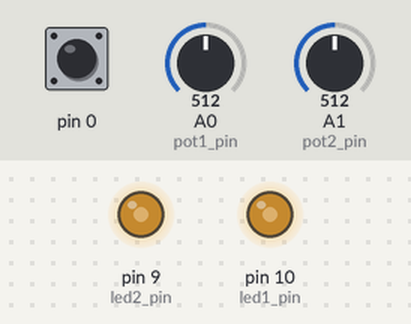
A sketch run on a simulated Arduino Uno, built with avr-gcc and run on an emulated ATmega328P. Shown: output pins drawn as LEDs (lit = HIGH). The inputs (shaded band) are chosen by the test bench; at power-on: A0 (pot1_pin) = 512, A1 (pot2_pin) = 512, pin 0 HIGH.

Above: at 1.2 s.
1.3 s: A0 (pot1_pin) set to 0
At 2.5 s:
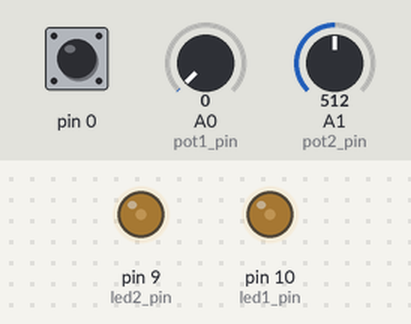
2.8 s: A1 (pot2_pin) set to 1023
5.8 s: A0 (pot1_pin) set to 511
At 6.6 s:
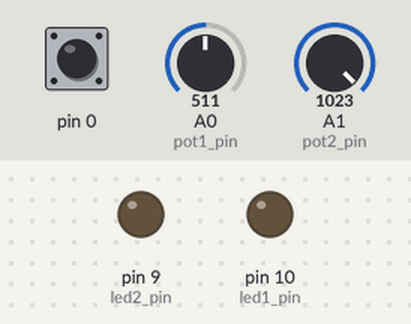
8.8 s: A1 (pot2_pin) set to 716
At 9.7 s:
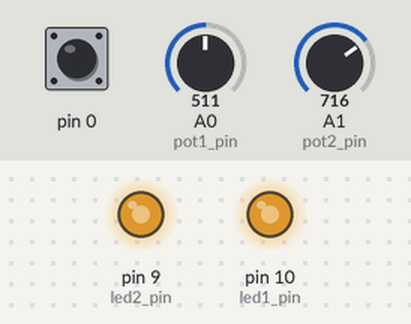
11.8 s: A1 (pot2_pin) set to 511
At 14.18 s:
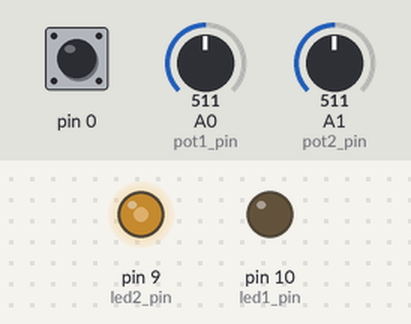
14.8 s: A1 (pot2_pin) set to 122
Timing chart, 0 to 18.8 s (numbered marks = the images above; inputs shaded):
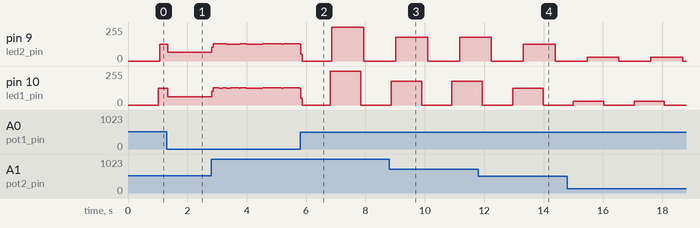

The sketch:

Class_2-2b-pots_with_LEDs_and_print.ino.ino
```cpp
//Have the LEDs turn on and off with the rate from one put and the brightness from another

int led1_pin =  10;  // The pin for LED1
int led1_state = 0;  // The state of LED1

int led2_pin =  9;  // The LED2 pin
int led2_state = 0;

unsigned long  previous_time1 = 0;  // will store the last time LED1 was updated
unsigned long  previous_time2 = 0;  // will store the last time LED2 was updated
unsigned long  previous_time3;

unsigned long current_time;

unsigned long interval1 = 500;  //the interval that LED1 will change
unsigned long interval2 = 500;  //the interval that LED2 will change

int button_pin; //pin one side of the button is connected to
int button_state; //where we will store if the reading on the pin is high or low.

int pot1_value; // where we'll store the reading
int pot1_pin = A0;

int pot2_value;
int pot2_pin = A1;

void setup() {
  // set both LED pins as output:
  pinMode(led1_pin, OUTPUT);
  pinMode(led2_pin, OUTPUT);
  pinMode(button_pin, INPUT_PULLUP);
  //analogRead pins don't need to be setup

}

void loop()
{
  current_time = millis();

  button_state = digitalRead(button_pin); //if the button is not being pressed it will read HIGH. if it pressed it will read LOW

  pot1_value = analogRead(A0); //Read the analog voltage at pin A0. Returns 0 for 0 volts and 1023 for the max voltage (3.3V)
  interval1 = pot1_value * 2;
  interval2 = pot1_value * 2.1;

  //The analog read value is 0-1024 but analogWrite is 0-255 so we can divide by 4 to get 0-255..
  //pot2_value = analogRead(A1) / 4;
  //...or we can map and not worry about any mat or remebering about bits
  // https://www.arduino.cc/reference/en/language/functions/math/map/
  pot2_value = map(analogRead(A1), 0, 1023, 0, 255);

  if (current_time - previous_time3 > 100) {
    previous_time3 = current_time;
    Serial.print("pot1_value ");
    Serial.println(pot1_value);

  }

  if (current_time - previous_time1 > interval1) {
    previous_time1 = current_time;

    if (led1_state == LOW) {
      led1_state = HIGH;
    }
    else {
      led1_state = LOW;
    }

    //Since the state is 1 or 0 it's off half the time, on at our new pot reading the other half
    // Only pins marked "PWM" can do analogWrite.
    analogWrite(led1_pin, led1_state * pot2_value);

  }


  if (current_time - previous_time2 > interval2) {
    previous_time2 = current_time;

    if (led2_state == 0) {
      led2_state = 1;
    }
    else {
      led2_state = 0;
    }
    analogWrite(led2_pin, led2_state * pot2_value);
  }
}
```

Measured:
- after the input at 1.3 s, pin 9 (led2_pin): 127/255 → 64/255 at once; pin 10 (led1_pin): 127/255 → 63/255 at once
